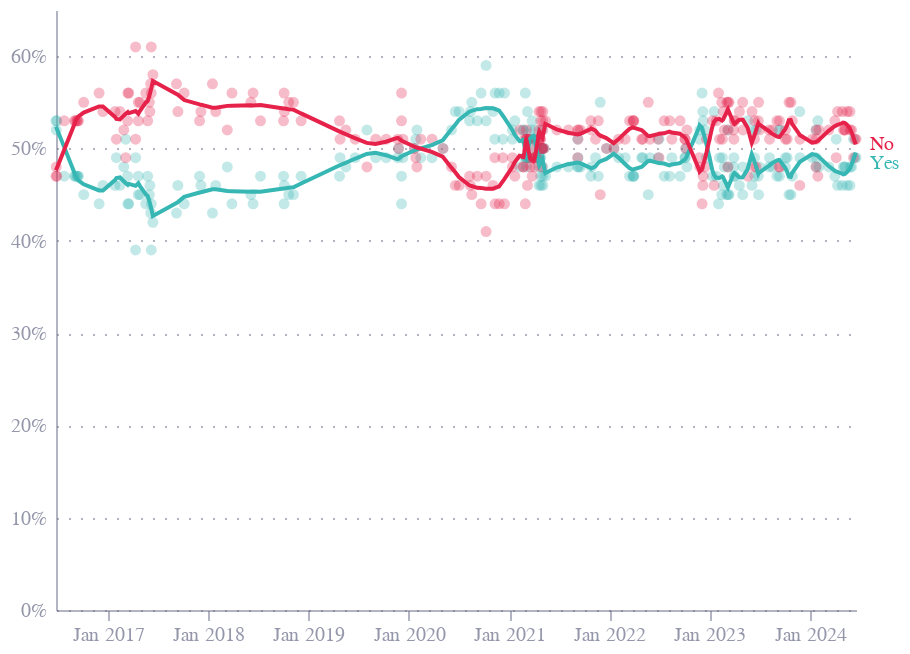

Here is the notebook cell this chart was saved with:
### Code cell
party_colors = {
    'Yes': '#36B7B4',
    'No': '#E6224B',
}

df['color'] = df['party'].map(party_colors)
loess_df['color'] = loess_df['party'].map(party_colors)


base = alt.Chart(df).encode(
    x=alt.X('date:T', title='', axis=alt.Axis(format='%b %Y')),
    y=alt.Y('value:Q', title='', axis=alt.Axis(format='%')),
    color=alt.Color('color', scale=None),
)

points = base.mark_circle(opacity=0.3).encode(
    tooltip=['date:T', 'value:Q', 'party:N']
)

loess = alt.Chart(loess_df).encode(
    x=alt.X('date:T', title='', axis=alt.Axis()),
    y=alt.Y('value:Q', title='', axis=alt.Axis(format='%')),
    color=alt.Color('color:N', scale=None),
).mark_line()

labels = loess.mark_text(
    align='left',
    baseline='middle',
    dx=7,
    dy=alt.expr('datum.party == "Yes" ? 5 : 0'),
    fontSize=10,
    color='black',
).encode(
    text='label:N'
)

chart = points + loess + labels

chart = chart.properties(width=400, height=300) 


chart.save('indie.json')
chart.save('indie.png', scale_factor=2.0)

chart

### Figure 1 — Vega-Lite specification as saved in the notebook (floating-point values rounded to 4 significant figures; data arrays with more than 128 entries replaced by an {"elided": "..."} marker saying what was removed)
{"config": {"font": "Circular Std", "mark": {"line": {"interpolate": "monotone"}}, "view": {"stroke": "transparent", "width": 400, "height": 300}, "range": {"category": ["#36B7B4", "#E6224B", "#F4C245", "#0063AF", "#00A767", "#179FDB", "#EB5C2E"], "diverging": ["#E6224B", "#E54753", "#C9C9C9", "#179FDB", "#122B39"], "heatmap": ["#C9C9C9", "#179FDB", "#0063AF", "#122B39"], "ordinal": ["#00A767", "#36B7B4", "#179FDB", "#0063AF", "#243B5A"]}, "axisX": {"domainColor": "#676A86", "domainOpacity": 0.5, "grid": false, "labelAngle": 0, "labelColor": "#676A86", "labelOpacity": 0.7, "orient": "bottom", "tickColor": "#676A86", "tickCount": 10, "tickOpacity": 0.5, "title": false, "titleAlign": "center", "titleAnchor": "middle", "titleColor": "#676A86", "titleFontSize": 12, "titleOpacity": 0.8, "titleY": -15}, "axisY": {"domainColor": "#676A86", "domainOpacity": 0.5, "gridColor": "#676A86", "gridDash": [1, 5], "gridOpacity": 0.5, "labelColor": "#676A86", "labelOpacity": 0.7, "labelPadding": 5, "tickColor": "#676A86", "tickCount": 8, "tickOpacity": 0.5, "ticks": false, "titleAlign": "left", "titleAngle": 0, "titleBaseline": "bottom", "titleColor": "#676A86", "titleFontSize": 12, "titleOpacity": 0.8, "titleX": 0, "titleY": -7}}, "layer": [{"data": {"name": "data-b135d6f34f557ba247000e73a5c4dc92"}, "mark": {"type": "circle", "opacity": 0.3}, "encoding": {"color": {"field": "color", "scale": null, "type": "nominal"}, "tooltip": [{"field": "date", "type": "temporal"}, {"field": "value", "type": "quantitative"}, {"field": "party", "type": "nominal"}], "x": {"axis": {"format": "%b %Y"}, "field": "date", "title": "", "type": "temporal"}, "y": {"axis": {"format": "%"}, "field": "value", "title": "", "type": "quantitative"}}}, {"data": {"name": "data-e31f04183989c8819d508489f74dd533"}, "mark": {"type": "line"}, "encoding": {"color": {"field": "color", "scale": null, "type": "nominal"}, "x": {"axis": {}, "field": "date", "title": "", "type": "temporal"}, "y": {"axis": {"format": "%"}, "field": "value", "title": "", "type": "quantitative"}}}, {"data": {"name": "data-e31f04183989c8819d508489f74dd533"}, "mark": {"type": "text", "align": "left", "baseline": "middle", "color": "black", "dx": 7, "dy": {"expr": "datum.party == \"Yes\" ? 5 : 0"}, "fontSize": 10}, "encoding": {"color": {"field": "color", "scale": null, "type": "nominal"}, "text": {"field": "label", "type": "nominal"}, "x": {"axis": {}, "field": "date", "title": "", "type": "temporal"}, "y": {"axis": {"format": "%"}, "field": "value", "title": "", "type": "quantitative"}}}], "height": 300, "width": 400, "$schema": "https://vega.github.io/schema/vega-lite/v5.8.0.json", "datasets": {"data-b135d6f34f557ba247000e73a5c4dc92": {"elided": "466 records"}, "data-e31f04183989c8819d508489f74dd533": {"elided": "466 records"}}}
